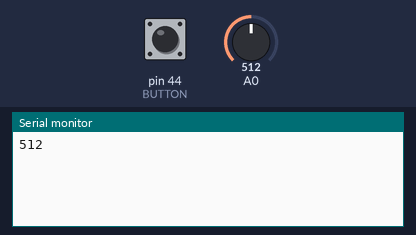
This program was run on a simulated Arduino Mega 2560, built with avr-gcc and run on an emulated ATmega2560. On the bench: the last lines printed to the serial monitor. The test bench sets the inputs (shaded band); at power-on: A0 = 512, pin 44 (BUTTON) LOW.

Above: at 1.2 s.
1.3 s: A0 set to 716
At 2.5 s:
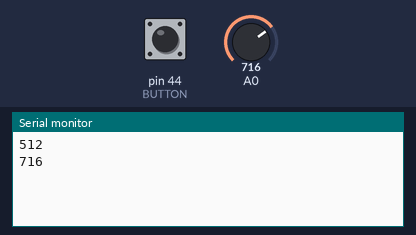
2.8 s: pin 44 (BUTTON) pulled HIGH for 0.15 s
At 4.1 s:
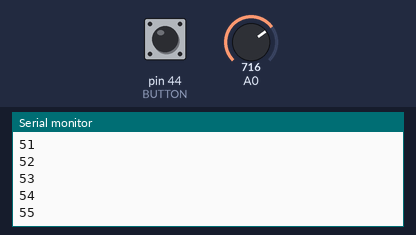
4.4 s: pin 44 (BUTTON) pulled HIGH for 1 s
At 6.6 s:
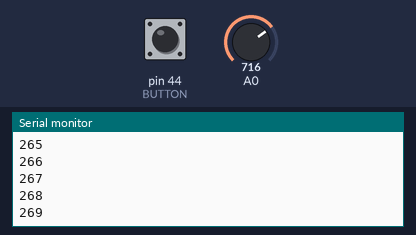
6.9 s: A0 set to 900
At 8.1 s:
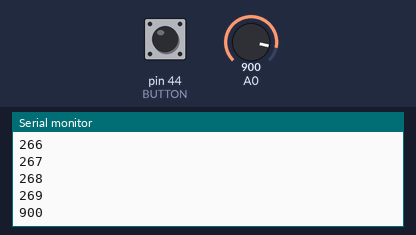
Timing chart, 0 to 9.4 s (numbered marks = the images above; inputs shaded):
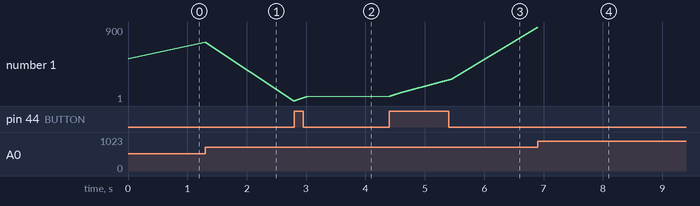

Measured:
- after the input at 1.3 s, the serial monitor: prints a new line at once (image 1)
- after the input at 2.8 s, the serial monitor: prints a new line at once (image 2)
- after the input at 4.4 s, the serial monitor: prints a new line at once (image 3)
- plotted number 1: 512 → 716 after the input at 1.3 s, 716 → 55 after the input at 2.8 s, 55 → 269 after the input at 4.4 s

The program:

main.cpp
```cpp
/**
 * Blink
 *
 * Turns on an LED on for one second,
 * then off for one second, repeatedly.
 */
#include "Arduino.h"

// Set LED_BUILTIN if it is not defined by Arduino framework
// #define LED_BUILTIN 13
#define BUTTON 44

void setup()
{
  // Initialize
  Serial.begin(9600);

  pinMode(BUTTON, INPUT);
}

int state = 0;

int gameNum = 0;

void loop()
{

  int potState = analogRead(A0);

  int buttonState = digitalRead(BUTTON);

  if (potState != gameNum) {
    gameNum = potState;
    Serial.println(gameNum);
  }

  if (buttonState == HIGH) {
    // Update the state by adding one
    ++state;
    Serial.println(state);
  }

  // Delays are for stability
  delay(1);
}
```
